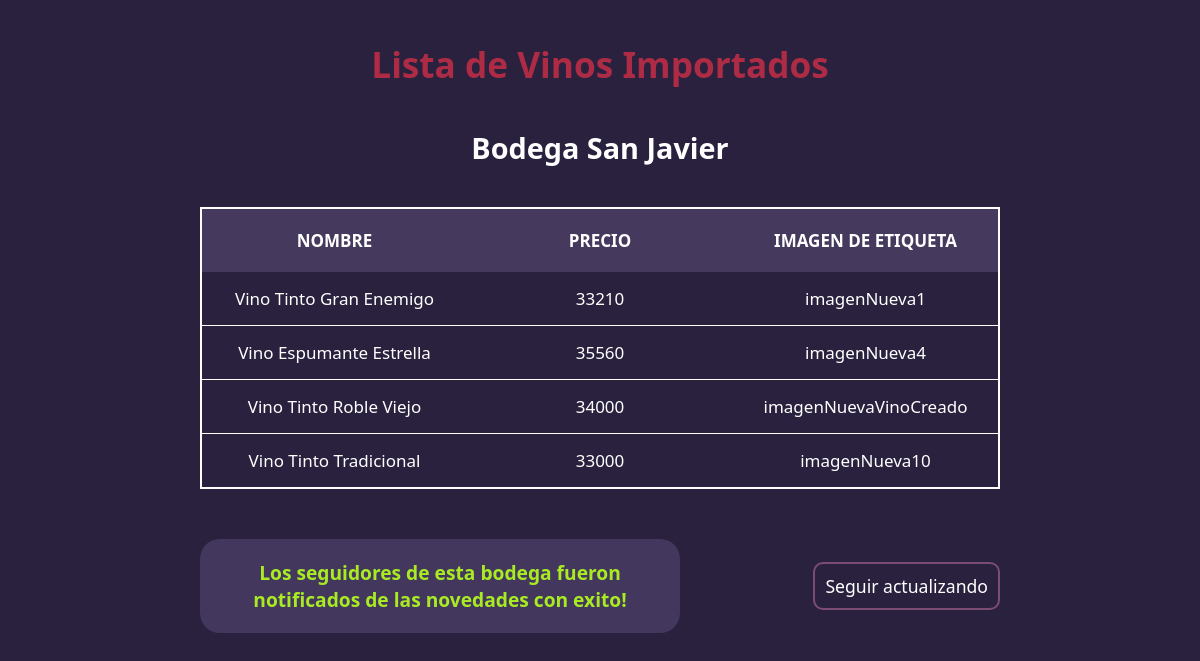
The app's page /actualizar/actualizar_vino/Bodega San Javier with its own data.
### actualizacionVino/models.py (models this page shows, shortened)
class Bodega(models.Model):
    nombre = models.CharField(max_length=100)
    descripcion = models.TextField()
    historia = models.TextField()
    periodoActualizacion = models.IntegerField()
    ultimaActualizacion = models.DateTimeField()
    def esVinoParaActualizar(self, nom):
        vinos_de_bodega = self.vinos.all() # accedemos a los vinos asociados a esta bodega usando el related_name 'vinos'
        for vino in vinos_de_bodega:
            if vino.esVinoParaActualizar(nom):
                return vino
            else:
                continue
        return None
    def actualizarUltimaFecha(self):
        self.ultimaActualizacion = datetime.now(timezone.utc)
        self.save()
    def actualizarDatosVino(self, vino, imagen, notaDeCata, precio):
        vino.setPrecio(precio)
        vino.setNotaCata(notaDeCata)
        vino.setImagenEtiqueta(imagen)
        vino.save()
        return vino

class Vino(models.Model):
    nombre = models.CharField(max_length=50)
    añada = models.IntegerField()
    imagenEtiqueta = models.CharField(max_length=200)
    notaDeCataBodega = models.CharField(max_length=300)
    precioARS = models.IntegerField()
    maridaje = models.ForeignKey(Maridaje, on_delete=models.CASCADE)
    varietal = models.ForeignKey(Varietal, on_delete=models.CASCADE)
    bodega = models.ForeignKey(Bodega, on_delete=models.CASCADE, related_name='vinos') #related_name usado para acceder a los vinos relacionados a una bodega
    class Meta:
        unique_together = ('nombre', 'añada')  # Definir una restricción de unicidad para el nombre y la añada (pk)
    def esVinoParaActualizar(self, nom):
        return self.nombre == nom
    def setPrecio(self, precio):
        self.precioARS = precio
        self.save()
    def setNotaCata(self, nota):
        self.notaDeCataBodega = nota
        self.save()
    def setImagenEtiqueta(self, imagen):
        self.imagen = imagen
        self.save()

### actualizacionVino/views.py (the view)
# urls.py: path('actualizar/actualizar_vino/<str:nombreBodega>', PantallaImportarActualizaciones.tomarSeleccionBodega),
    def tomarSeleccionBodega(request, nombreBodega):
        return GestorImportarActualizaciones.tomarSeleccionBodega(request, nombreBodega)

### actualizacionVino/controlers.py (called while the page is built)
    def tomarSeleccionBodega(request, nom):
        from .views import PantallaImportarActualizaciones
        bodegaSeleccionada = Bodega.objects.get(nombre = nom)
        actualizaciones = GestorImportarActualizaciones.obtenerActualizacionVinosBodega(bodegaSeleccionada)
        vinosImportados = GestorImportarActualizaciones.actualizarOCrearVinos(actualizaciones, bodegaSeleccionada)
        notificacion = GestorImportarActualizaciones.notificarUsuariosSeguidores(bodegaSeleccionada)
        GestorImportarActualizaciones.finCU()
        return PantallaImportarActualizaciones.mostrarResumenVinosImportados(request, vinosImportados, nom, notificacion)

    def obtenerActualizacionVinosBodega(bodegaSeleccionada):
        nombreBodega = bodegaSeleccionada.nombre
        actualizaciones = InterfazApiBodegas.obtenerActualizacionVinos(nombreBodega)
        with open(actualizaciones, encoding='utf-8') as file:
            data = json.load(file)
        return data

    def notificarUsuariosSeguidores(bodega):
        seguidores = GestorImportarActualizaciones.buscarSeguidoresDeBodega(bodega)
        if seguidores != []:
            return InterfazNotificacionPush.notificarNovedadVinoParaBodega(seguidores)
        return "No es existen usuarios seguidores a esta bodega"

    def buscarSeguidoresDeBodega(bodega):
        enofilos = Enofilo.objects.all()  # <-- recuperamos todos los enofilos
        usuariosSeguidores = []
        for enofilo in enofilos:  # <-- recorremos todos los enofilos para saber si sigue a la bodega seleccionada
            if enofilo.seguisABodega(bodega.id):# <-- tomamos nombre de usuario y verificamos si sigue a la bodega
                nombreUsuario = enofilo.getNombreUsuario()
                usuariosSeguidores.append(nombreUsuario) # <-- si es asi, obtenemos el nombre de usuario y lo agregamos a la lista
            else:
                continue
        return usuariosSeguidores

    def finCU():
        return

### actualizacionVino/interfaces.py (called while the page is built)
    @staticmethod
    def obtenerActualizacionVinos(nombre_bodega):
        return InterfazApiBodegas.RESPONSES[nombre_bodega]

    def notificarEnofilo(enofilo):
        notificado = True
        return notificado

    def notificarNovedadVinoParaBodega(seguidores):
        for seguidor in seguidores:
            InterfazNotificacionPush.notificarEnofilo(seguidor)
        return ('Los seguidores de esta bodega fueron notificados de las novedades con exito!')

### actualizacionVino/models.py (called while the page is built)
    def getNombre(self):
        return self.nombre

### actualizacionVino/templates/vinos_importados.html (shortened to what this page needs)
{% load static %}
<!DOCTYPE html>
<html lang="en">
<head>
    <link rel="stylesheet" href="{% static '/styles/vinosImportados.css' %}">
</head>
<body>
    <main>
        <h1 class="titles" style="color: rgb(174, 43, 69);">Lista de Vinos Importados</h1>
        <h2 class="titles" style="font-size: 1.8em; margin-top: 0;">{{ bodega }}</h2>
        <table class="tabla">
            <thead>
                <tr>
                    <th>Nombre</th>
                    <th>Precio</th>
                    <th>Imagen De Etiqueta</th>
                </tr>
            </thead>
            <tbody>
                {% for vinoImp in vinosImportados %}
                <tr>
                    <td>{{ vinoImp.nombre }}</td>
                    <td>{{ vinoImp.precio }}</td>
                    <td>{{ vinoImp.imagenEtiqueta }}</td>
                </tr>
                {% endfor %}
            </tbody>
        </table>
        <div class="bottom">
            <div class="notif-container">
                <p class="notif">{{ notificacion }}</p>
            </div>
            <div class="btn-container">
                <a class="btn-vuelta" href="/actualizar">Seguir actualizando</a>
            </div>
        </div>
    </main>
</body>
</html>

### actualizacionVino/static/styles/vinosImportados.css (style rules this page uses)
* { box-sizing: border-box; padding: 0; margin: 0; }
body { background: rgb(42, 33, 62); color: white; font-family: 'Segoe UI', Tahoma, Geneva, Verdana, sans-serif; }
main { max-width: 800px; margin: auto; display: flex; flex-wrap: wrap; justify-content: center; }
.titles { color: rgb(255, 255, 255); font-size: 2.2em; text-align: center; margin: 40px; }
.tabla { font-size: 17px; border-collapse: collapse; table-layout: fixed; border: 2px solid white; width: 100% }
thead { background: rgb(69, 57, 94); }
th { padding: 20px 15px; font-weight: 700; text-transform: uppercase; }
td { padding: 15px; border-bottom: solid 1px white; text-align: center; }
div { margin-top: 50px; }
.btn-vuelta { margin-top: 100px; border-radius: 10px; border: 2px solid rgb(123, 77, 115); text-decoration: none; color: white; padding: 10px; font-size: 1.1em; }
.notif-container { background: rgb(67, 55, 93); width: 60%; text-align: center; padding: 20px; border-radius: 20px; color: rgb(168, 235, 35) }
.notif { font-size: 1.2em; font-weight: 700; }
.btn-container { background-origin: black; }
.bottom { width: 100%; margin-top: 0; display: flex; flex-direction: row; align-items: center; justify-content: space-between; }

### records on screen
Bodega: nombre "Bodega San Javier"
Vino: nombre "Vino Tinto Gran Enemigo", imagenEtiqueta "imagenNueva1"
Vino: nombre "Vino Espumante Estrella", imagenEtiqueta "imagenNueva4"
Vino: nombre "Vino Tinto Roble Viejo", imagenEtiqueta "imagenNuevaVinoCreado"
Vino: nombre "Vino Tinto Tradicional", imagenEtiqueta "imagenNueva10"

### other values on screen
{{ vinoImp.precio }} "33210" "35560" "34000" "33000"
{{ notificacion }} "Los seguidores de esta bodega fueron notificados de las novedades con exito!"
